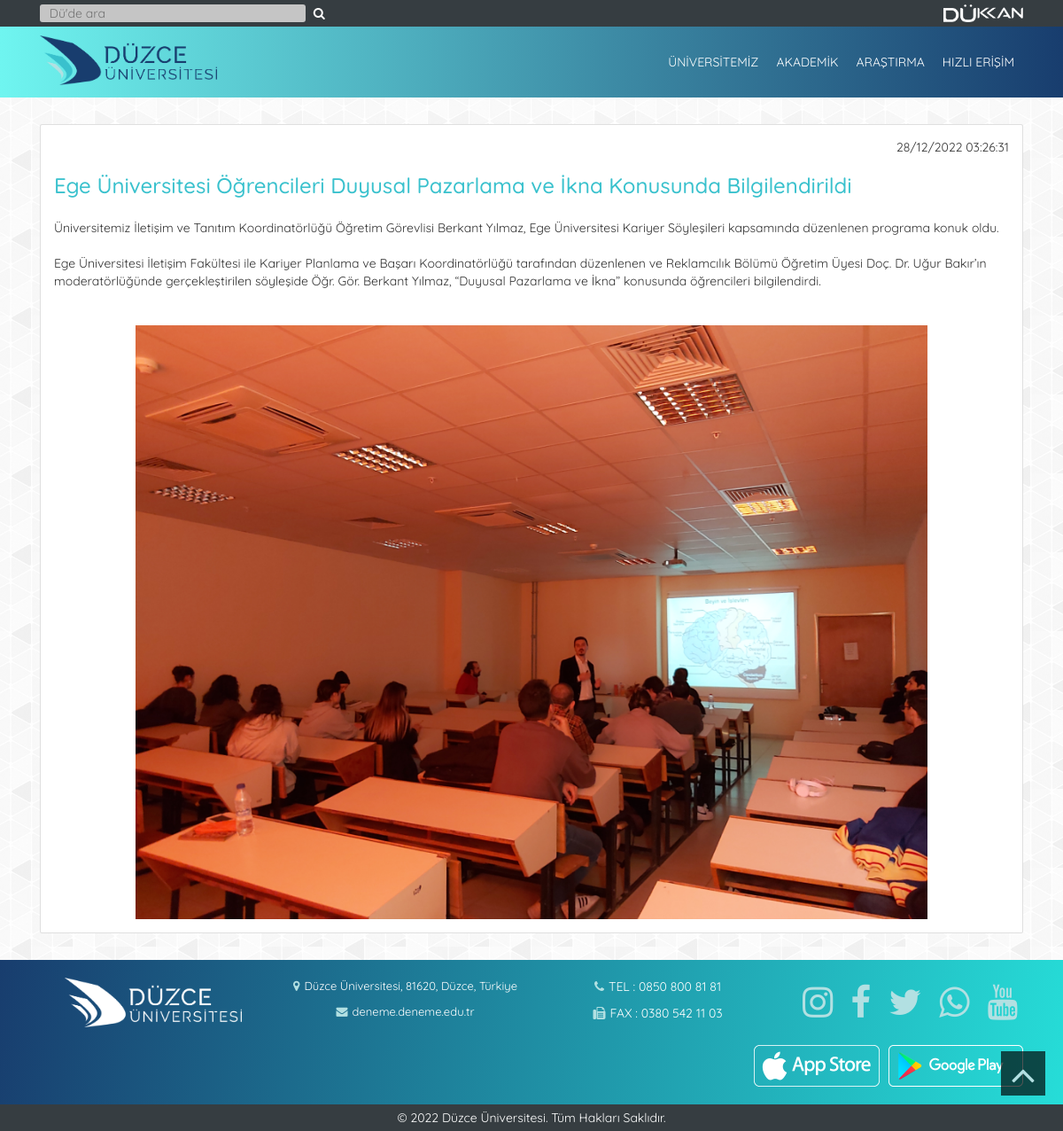
Page /duyurular/duyuru/118 on the committed database.
### tables this page shows
CREATE TABLE IF NOT EXISTS `duyurular` (
  `id` int(11) NOT NULL AUTO_INCREMENT,
  `duyuruBaslik` varchar(255) NOT NULL,
  `duyuruIcerik` text NOT NULL,
  `duyuruGorsel` varchar(255) NOT NULL,
  `duyuruTarih` varchar(255) NOT NULL,
  PRIMARY KEY (`id`)
);

### application/helpers/layout_helper.php (called while the page is built, shortened)
<?php
function load_view($view, $data = NULL)
{
    $ci = get_instance();
    $ci->load->view("layout/header", $data);
    $ci->load->view($view, $data);
}
?>

### application/controllers/Duyurular.php (called while the page is built, shortened)
<?php
class Duyurular extends CI_Controller {
    public function duyuru($id)
    {
        $duyuru = $this->Duyurular_Model->get_duyuru($id);
        $data = [
            "duyuru" => $duyuru,
            "title"  => 'Düzce Üniversitesi - Duyurular'
        ];
        load_view("DuyuruDetay_View", $data);
    }
}
?>

### index.php (called while the page is built, shortened)
<?php
require_once BASEPATH.'core/CodeIgniter.php';

### application/models/Duyurular_Model.php (called while the page is built, shortened)
<?php
class Duyurular_Model extends CI_Model {
    public function get_duyuru($id)
    {
        return $this->db->select('*')->from('duyurular')->where('id', $id)->get()->row();
    }
}
?>

### application/views/DuyuruDetay_View.php (the view, shortened to what this page needs)
<div class="container">
    <div class="card haberdetay-kapsayici">
        <span class="haberdetay-tarih"><?php echo $duyuru->duyuruTarih; ?></span>
        <h3 class="haberdetay-baslik"><?php echo $duyuru->duyuruBaslik; ?></h3>
        <p class="haberdetay-aciklama"><?php echo $duyuru->duyuruIcerik; ?></p>
        <img class="haberdetay-resim" src="<?php echo base_url() ?>uploads/duyurular/<?php echo $duyuru->duyuruGorsel; ?>">
    </div>
</div>

### css/custom.css (style rules this page uses)
* { margin:0; padding:0; }
:root { --konseptRenk1 : #183d6e; --konseptRenk2 : #39c1cd; --konseptRenk3 : #b2e0e2; --konseptRenk4 : #0c2e5a; --headerKusakRengi : #363d41; --footerKusakRengi : #363d41; --headerRengi : linear-gradient(270deg, rgba(24,61,110,1) 0%, rgb(111, 245, 240) 100%); --footerRengi : linear-gradient(100deg, rgba(24,61,110,1) 0%, rgba(38,221,216,1) 100%); --hizliErisimAcilirMenuRengi : linear-gradient(359deg, rgba(24,61,110,1) 0%, rgb(1 1 17) 100%); --hamburgerMenuArkaplanRengi : aqua; --seffaflik :rgba(0, 0, 0, 0.67) !important; --navbarLinkHoverArkaplanRengi : #183d6e; --navbarLinkHoverYaziRengi : #fff; --ikonRenkleri : #b2e0e2; --footerYaziRenkleri : #fff; }
body { font-family: 'Quicksand' !important; position: relative; background-image: url("../img/background-pattern.png"); }
.haberdetay-kapsayici { margin-top:30px; margin-bottom:30px; }
.haberdetay-tarih { padding-left:15px; padding-right: 15px; padding-top:15px; display: flex; justify-content: right; }
.haberdetay-baslik { padding-left:15px; padding-right:15px; padding-bottom:15px; color:var(--konseptRenk2); }
.haberdetay-aciklama { padding-left:15px; padding-right:15px; padding-bottom:15px; word-wrap: break-word; white-space: pre-wrap; }
.haberdetay-resim { max-height: 700px; object-fit: contain; padding-top:15px; padding-bottom:15px; padding-left:15px; padding-right:15px; }

### rows in the picture
duyurular: duyuruTarih "28/12/2022 03:26:31", duyuruBaslik "Ege Üniversitesi Öğrencileri Duyusal Pazarlama ve İkna Konusunda Bilgilendirildi", duyuruIcerik "Üniversitemiz İletişim ve Tanıtım Koordinatörlüğü Öğretim Görevlisi Berkant Yılmaz, Ege Üniversitesi Kariyer Söyleşileri kapsamında düzenlenen programa konuk oldu. Ege Üniversitesi İletişim Fakültesi ile Kariyer Planlama ve Başarı Koordinatörlüğü tarafından düzenlenen ve Reklamcılık Bölümü Öğretim Üyesi Doç. Dr. Uğur Bakır’ın moderatörlüğünde gerçekleştirilen söyleşide Öğr. Gör. Berkant Yılmaz, “Duyusal Pazarlama ve İkna” konusunda öğrencileri bilgilendirdi.", duyuruGorsel (picture)
